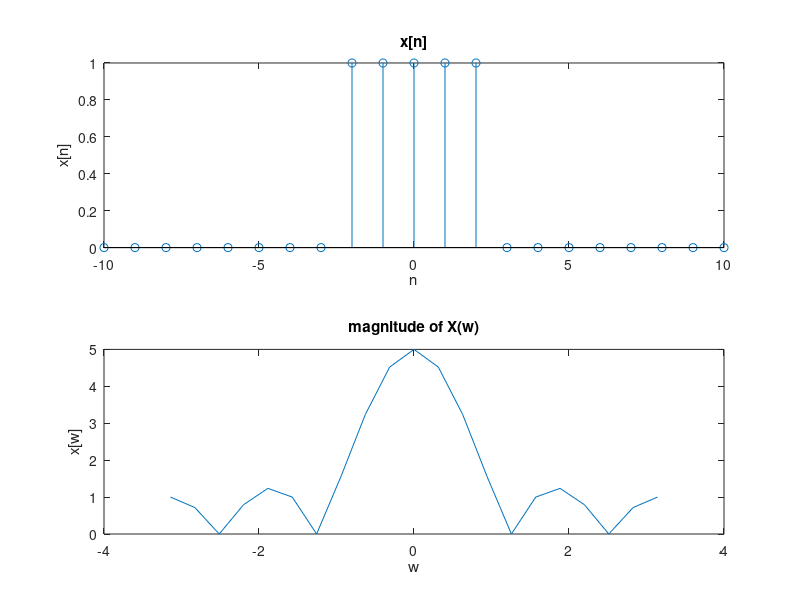

This figure's MATLAB source:
clear
clc
close all


n = (-10: 10);
x = zeros(1,length(n));
x(9: 13) = 1;

wStep = 2 * pi / (length(n) - 1);

w = (-pi: wStep: pi); % to make sure the same number of samples

xFreq = zeros(1, length(w)); % initiate xFreq array

freqIndex = 1;
for indexW = w
    s = 0; % sum
    for indexN = n
        s = s + x(indexN + 11) * exp(-1j * indexW * indexN);
    end
    xFreq(freqIndex) = s;
    freqIndex = freqIndex + 1;
end

figure(1)
subplot(2, 1, 1)
stem(n, x)
title("x[n]")
xlabel("n")
ylabel("x[n]")

subplot(2, 1, 2);
plot(w, abs(xFreq))
title("magnitude of X(w)")
xlabel("w")
ylabel("x[w]")